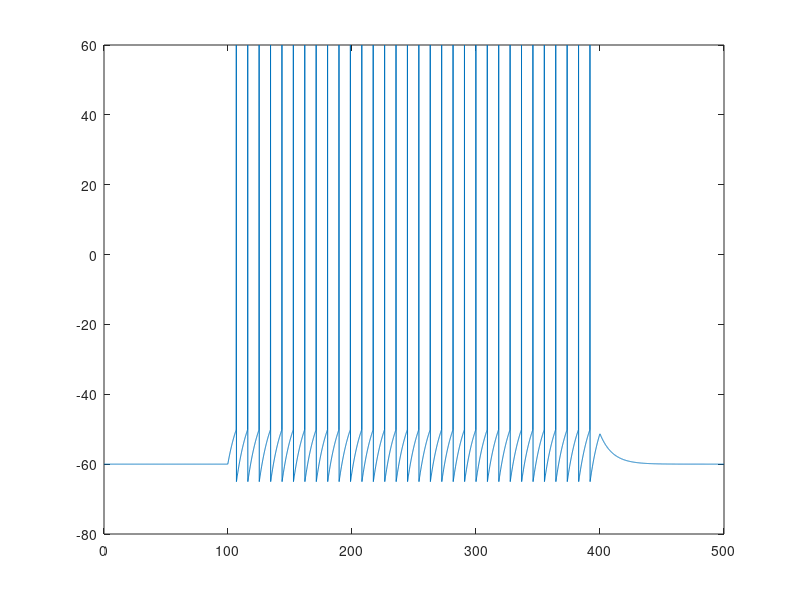

The MATLAB script that drew this image:
clear
h = 0.1; 
t = 0:h:500;
V = zeros(1,length(t));
V(1) = -60;

H = zeros(1,length(t));
H(floor(100/h):floor(400/h))=1;

Iapp = 2;
El = -60; 
V_th = -50; 
V_reset = -65; 
V_spike = 60; 
Gl = 0.1; 
C = 1; 


for i = 1:length(t)-1
    k1 = (-Gl*(V(i)-El)+ Iapp*H(i))/C; 
    V_new = V(i)+k1*h;
    k2 = (-Gl*(V_new-El)+Iapp*H(i+1))/C;
    V(i+1) = V(i) + (k1+k2)*h/2;
    if V(i+1) >= V_th
       V(i)= 60;
       V(i+1)=V_reset;
    end
end

plot(t, V);
